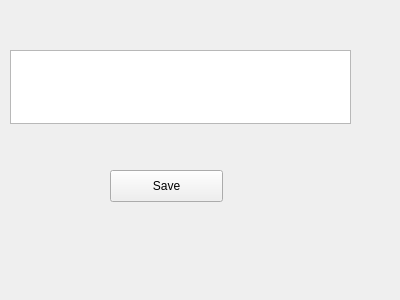
<?xml version="1.0" encoding="UTF-8"?>
<ui version="4.0">
 <class>gui</class>
 <widget class="QWidget" name="gui">
  <property name="geometry">
   <rect>
    <x>0</x>
    <y>0</y>
    <width>400</width>
    <height>300</height>
   </rect>
  </property>
  <property name="windowTitle">
   <string>Form</string>
  </property>
  <widget class="QPushButton" name="savebutton">
   <property name="geometry">
    <rect>
     <x>110</x>
     <y>170</y>
     <width>113</width>
     <height>32</height>
    </rect>
   </property>
   <property name="text">
    <string>Save</string>
   </property>
  </widget>
  <widget class="QTextEdit" name="ideea">
   <property name="geometry">
    <rect>
     <x>10</x>
     <y>50</y>
     <width>341</width>
     <height>74</height>
    </rect>
   </property>
  </widget>
 </widget>
 <resources/>
 <connections/>
</ui>
